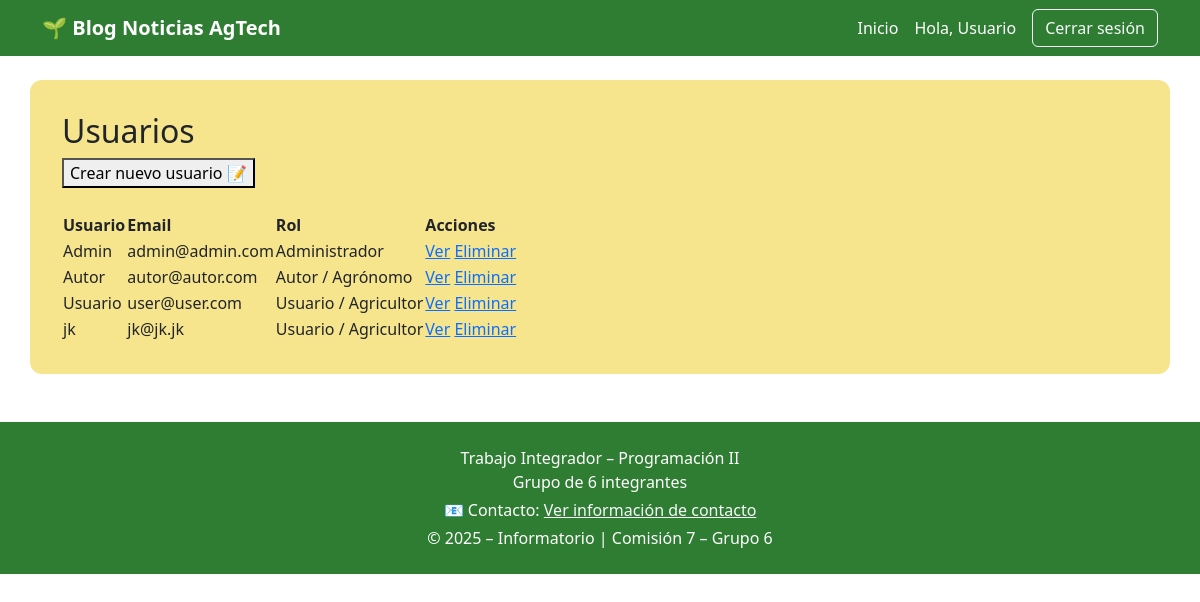
Page /api/v1/users/ (signed in) on the committed database.
### apps/autenticacion/models.py (models this page shows, shortened)
class Usuario(AbstractUser):
    rol = models.CharField(
        max_length=10,
        choices=Rol.choices,
        default=Rol.USUARIO
    )

### apps/users/views.py (the view)
# urls.py: path('users/', user_list, name='list'),
@login_required
def user_list(request):
    users = User.objects.all()
    return render(request, 'users/user_list.html', {'users': users})

### templates/users/user_list.html (shortened to what this page needs)
{% extends "base.html" %}
{% block content %}
<h2>Usuarios</h2>
<a href="{% url 'apps.autenticacion:registrar' %}">
    <button type="button">Crear nuevo usuario 📝</button>
</a>
<br><br>
<table>
  <tr>
    <th>Usuario</th>
    <th>Email</th>
    <th>Rol</th>
    <th>Acciones</th>
  </tr>
  {% for user in users %}
  <tr>
    <td>{{ user.username }}</td>
    <td>{{ user.email }}</td>
    <td>{{ user.get_rol_display }}</td>
    <td>
      <a href="{% url 'users:detail' user.id %}">Ver</a>
      <a href="{% url 'users:delete' user.id %}">Eliminar</a>
    </td>
  </tr>
  {% endfor %}
</table>
{% endblock %}

### templates/modulos/navbar.html (shortened to what this page needs)
<header>
    <nav class="navbar navbar-expand-lg navbar-agtech">
        <div class="container">
            <a class="navbar-brand fw-bold" href="{% url 'inicio' %}">
                🌱 Blog Noticias AgTech
            </a>
            <div class="collapse navbar-collapse" id="navbarAgtech">
                <ul class="navbar-nav ms-auto align-items-lg-center">
                    <li class="nav-item">
                        <a class="nav-link" href="{% url 'inicio' %}">Inicio</a>
                    </li>
                    {% if user.is_authenticated %}
                        <li class="nav-item">
                            <span class="nav-link">
                                Hola, {{ user.username }}
                            </span>
                        </li>
                        <li class="nav-item">
                            <a class="btn btn-outline-light ms-lg-2"
                               href="{% url 'apps.autenticacion:confirmar_logout' %}">
                                Cerrar sesión
                            </a>
                        </li>
                    {% endif %}
                </ul>
            </div>
        </div>
    </nav>
</header>

### static/css/main.css (style rules this page uses)
:root { --agtech-green: #2e7d32; --agtech-yellow: #f6e58d; }
.navbar-agtech { background-color: #2e7d32; }
.navbar-agtech .navbar-brand, .navbar-agtech .nav-link { color: #ffffff !important; }

### rows in the picture
Usuario: username "Usuario", email "user@user.com", rol "Usuario / Agricultor"
Usuario: username "Admin", email "admin@admin.com", rol "Administrador"
Usuario: username "Autor", email "autor@autor.com", rol "Autor / Agrónomo"
Usuario: username "jk", email "jk@jk.jk", rol "Usuario / Agricultor"
